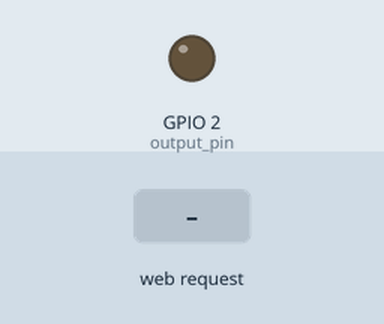
Recording of a sketch running on a simulated ESP8266 (NodeMCU). On the bench: output pins drawn as LEDs (lit = HIGH). Inputs (shaded band) come from the test bench. WiFi joins after 1.5 s; servers stay silent unless stated; what the sketch prints to the serial monitor is not drawn.

Above: at 2.7 s.
2.8 s: HTTP request GET /Stop received
At 4.0 s:
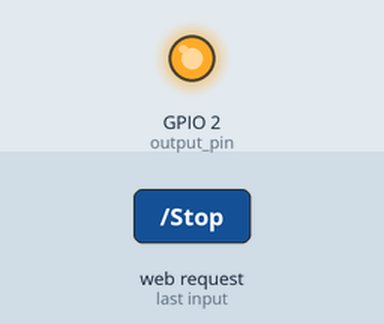
4.3 s: HTTP request GET /Right received
At 5.1 s:
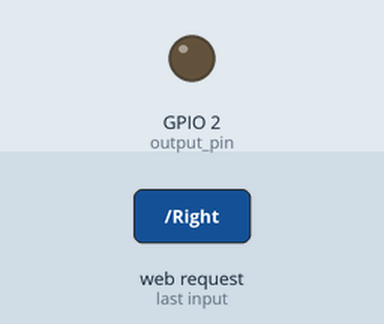
Timing chart, 0 to 7.3 s (numbered marks = the images above; inputs shaded):
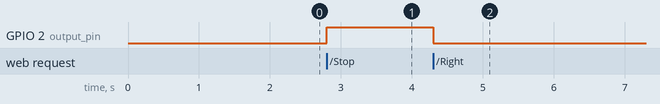

Measured:
- after the input at 2.8 s, GPIO 2 (output_pin): LOW → HIGH at once
- after the input at 4.3 s, GPIO 2 (output_pin): HIGH → LOW at once

The sketch:

finalll.ino
```cpp
#include <ESP8266WiFi.h>

const char* ssid = "SINA";
const char* password = "2560297061";

WiFiServer server(80);

int output_pin = 2;

void setup() {


  Serial.begin(38400);
  delay(10);

  pinMode(output_pin, OUTPUT);
  digitalWrite(output_pin, 0);

  Serial.println();
  Serial.println();
  Serial.print("Connecting to ");
  Serial.println(ssid);

  WiFi.begin(ssid, password);

  while (WiFi.status() != WL_CONNECTED) {
    delay(500);
    Serial.print(".");
  }
  Serial.println("");
  Serial.println("WiFi connected");

  server.begin();
  Serial.println("Server started");

  Serial.println(WiFi.localIP());
}

void loop() {
  WiFiClient client = server.available();
  if (!client) {
    return;
  }

  Serial.println("new client");
  while (!client.available()) {
    delay(1);
  }

  String req = client.readStringUntil('\r');
  Serial.println(req);
  client.flush();
String readData="";
String readData2="";

if(Serial.available()>0)
{
  printf("available");
  readData=Serial.readString();
  readData2=readData.substring(readData.indexOf('@'),readData.indexOf('$'));
  Serial.flush();
  }


  if (req.indexOf("/Right") != -1) {

    digitalWrite(output_pin, 0);
    Serial.println('d');

  }
  else if (req.indexOf("/Left") != -1) {
    digitalWrite(output_pin, 0);
     Serial.println('a');

  }
else if (req.indexOf("/Forward") != -1) {
    digitalWrite(output_pin, 0);
    Serial.println('w');

  }
  else if (req.indexOf("/Backward") != -1) {
    digitalWrite(output_pin, 0);
    Serial.println('s');
   }
   else if (req.indexOf("/Stop") != -1) {
    digitalWrite(output_pin, 1);
    Serial.println("C:Stop");
  }
  client.flush();


  String s = "HTTP/1.1 200 OK\r\nContent-Type: text/html\r\n\r\n";
  s += "<head>";
  s += "<meta charset=\"utf-8\">";
  s += "<meta name=\"viewport\" content=\"width=device-width, initial-scale=1\">";
  s += "<script src=\"https://code.jquery.com/jquery-2.1.3.min.js\"></script>";
  s += "<link rel=\"stylesheet\" href=\"https://maxcdn.bootstrapcdn.com/bootstrap/3.3.4/css/bootstrap.min.css\">";
  s += "</head>";

  s += "<div class=\"container\">";
  s += "<h1>کنترل خودرو</h1>";
  s += "<div class=\"row\">";
  s += "<div class=\"col-md-2\"><input class=\"btn btn-block btn-lg btn-success\"style=\"font-size:28px;border-radius:100%;height:100px;width:100px;\"type=\"button\" value=\"راست\" onclick=\"right()\"></div>";
  s += "<div class=\"col-md-2\"><input class=\"btn btn-block btn-lg btn-success\"style=\"font-size:28px;border-radius:100%;height:100px;width:100px;\" type=\"button\" value=\"چپ\" onclick=\"left()\"></div>";
  s += "<div class=\"col-md-2\"><input class=\"btn btn-block btn-lg btn-success\"style=\"font-size:28px;border-radius:100%;height:100px;width:100px;\" type=\"button\" value=\"جلو\" onclick=\"forward()\"></div>";
  s += "<div class=\"col-md-2\"><input class=\"btn btn-block btn-lg btn-success\"style=\"font-size:28px;border-radius:100%;height:100px;width:100px;\" type=\"button\" value=\"عقب\" onclick=\"backward()\"></div>";
  s += "<div class=\"col-md-2\"><input class=\"btn btn-block btn-lg btn-danger\"style=\"font-size:28px;border-radius:100%;height:100px;width:100px;\" type=\"button\" value=\"توقف\" onclick=\"stop()\"></div>";
  s += "</div></div>";
  s += "<h1>اطلاعات دریافت شده:</h1>";
  s += "<h1>"+readData2+"</h1>";


  s += "<script>function left() {$.get(\"/Left\");}</script>";
  s += "<script>function right() {$.get(\"/Right\");}</script>";
  s += "<script>function forward() {$.get(\"/Forward\");}</script>";
  s += "<script>function backward() {$.get(\"/Backward\");}</script>";
  s += "<script>function stop() {$.get(\"/Stop\");}</script>";


  client.print(s);
  delay(1);
  Serial.println("Client disconnected");
}
```
